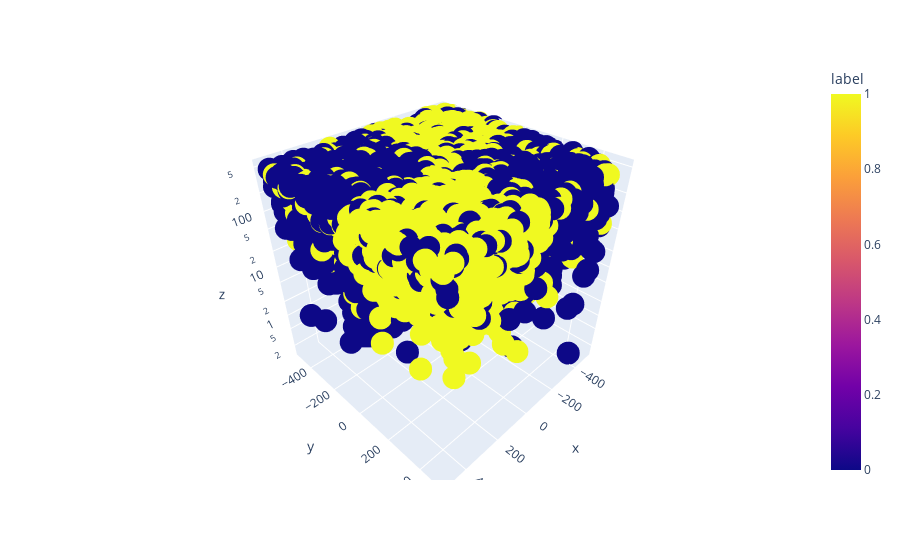

This figure's notebook cell:
### Code cell
import plotly.express as px
fig = px.scatter_3d(dfPoints, x='x', y='y', z='z',
              color='label',hover_data=['label'])
fig.update_layout(scene_zaxis_type="log")
# fig = px.(dfPoints, x="x", y="y", z="z")
fig.show()

### Figure 1 — Plotly figure (JSON) as saved in the notebook; plotly's stock layout.template omitted (floating-point values rounded to 4 significant figures; data arrays with more than 128 entries replaced by an {"elided": "..."} marker saying what was removed)
{"data": [{"customdata": {"elided": "10000x1 int values"}, "hovertemplate": "x=%{x}<br>y=%{y}<br>z=%{z}<br>label=%{marker.color}<extra></extra>", "legendgroup": "", "marker": {"color": {"elided": "10000 int values"}, "coloraxis": "coloraxis", "symbol": "circle"}, "mode": "markers", "name": "", "scene": "scene", "showlegend": false, "type": "scatter3d", "x": {"elided": "10000 float values"}, "y": {"elided": "10000 float values"}, "z": {"elided": "10000 float values"}}], "layout": {"coloraxis": {"colorbar": {"title": {"text": "label"}}, "colorscale": [[0, "#0d0887"], [0.1111, "#46039f"], [0.2222, "#7201a8"], [0.3333, "#9c179e"], [0.4444, "#bd3786"], [0.5556, "#d8576b"], [0.6667, "#ed7953"], [0.7778, "#fb9f3a"], [0.8889, "#fdca26"], [1, "#f0f921"]]}, "legend": {"tracegroupgap": 0}, "margin": {"t": 60}, "scene": {"domain": {"x": [0, 1], "y": [0, 1]}, "xaxis": {"title": {"text": "x"}}, "yaxis": {"title": {"text": "y"}}, "zaxis": {"title": {"text": "z"}, "type": "log"}}}}
